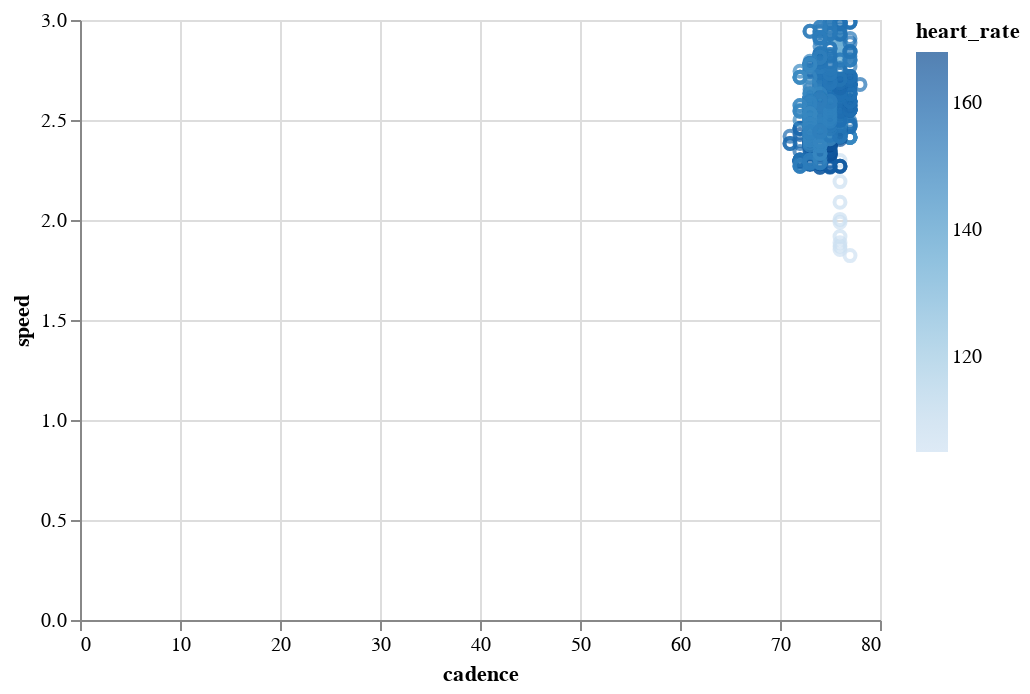

Here is the notebook cell this chart was saved with:
### Code cell
import altair as alt

alt.Chart(record_df).mark_point().encode(
    y='speed',
    x='cadence',
    color = 'heart_rate',
).interactive()

### Figure 1 — Vega-Lite specification as saved in the notebook (floating-point values rounded to 4 significant figures; data arrays with more than 128 entries replaced by an {"elided": "..."} marker saying what was removed)
{"config": {"view": {"continuousWidth": 400, "continuousHeight": 300}}, "data": {"name": "data-f93708ec6c68536e508e880e51533cf7"}, "mark": "point", "encoding": {"color": {"field": "heart_rate", "type": "quantitative"}, "x": {"field": "cadence", "type": "quantitative"}, "y": {"field": "speed", "type": "quantitative"}}, "selection": {"selector001": {"type": "interval", "bind": "scales", "encodings": ["x", "y"]}}, "$schema": "https://vega.github.io/schema/vega-lite/v4.17.0.json", "datasets": {"data-f93708ec6c68536e508e880e51533cf7": {"elided": "1969 records"}}}
